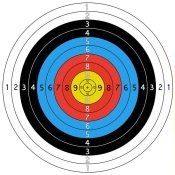
#> input picture 3_logarithmic_polar_coordinates/test.jpeg, 175 x 175 px
$ python polarkoordinatensystem_konverter.py
#> lines starting #> are read from the running program, lines starting #| are printed output that depends on the picture
import cv2
import numpy as np
import math

def polarkoordinatensystem_konverter( src ):
#> called with src = 'test.jpeg'
    src = cv2.imread( src )
#> src is the input picture: shape (175, 175, 3); mean B, G, R 169.4, 165.1, 163.4

    maxRadius = math.sqrt( math.pow( src.shape[0] , 2 ) + math.pow( src.shape[1] , 2 ) ) / 2
#> maxRadius = 123.7
    magnitude = src.shape[0] / math.log( maxRadius )
#> magnitude = 36.32
    center = ( src.shape[0] / 2, src.shape[1] / 2 )
#> center = (87.5, 87.5)
    polar = cv2.logPolar( src , center , magnitude , cv2.INTER_AREA )
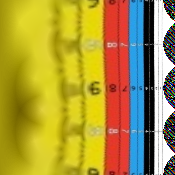
#> polar: shape (175, 175, 3); mean B, G, R 60.8, 150.9, 171.9


    cv2.imshow( 'Polarkoordinatensystem' , polar )
    cv2.waitKey( 0 )
    cv2.destroyAllWindows()

    cv2.imwrite( 'log_polar_kovertiert.bmp' , polar ) # speichern


polarkoordinatensystem_konverter( 'test.jpeg' )
